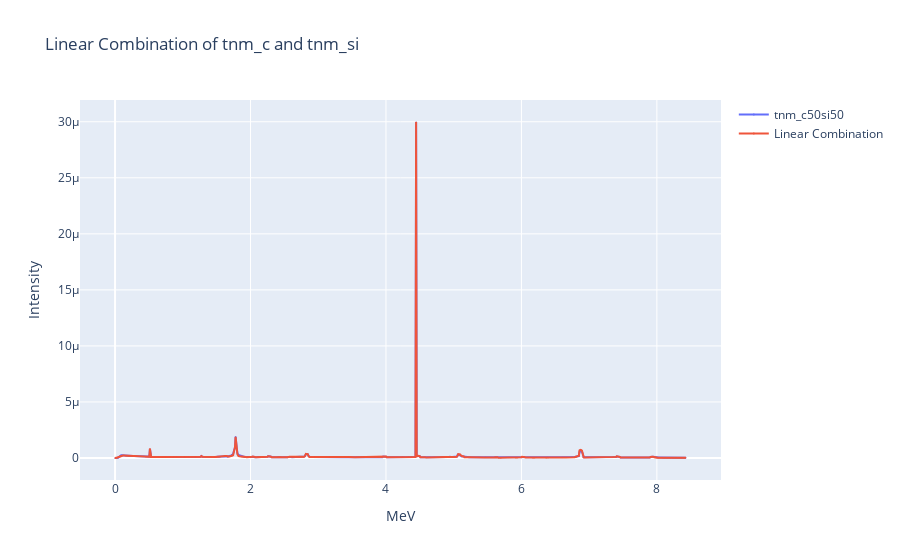

This figure's notebook cell:
### Code cell
_ = ['tnm_c', 'tnm_si', 'tnm_c50si50']
_ = [filenames.to_list().index(i) for i in _]

# assuming tnm_c50si50 is made up of 50% tnm_c and 50% tnm_si, prove this by finding the linear combination of the two using regression
# find the linear combination of tnm_c and tnm_si that best approximates tnm_c50si50
x = np.array([soil_fluxes[i][0] for i in _[:-1]])
y = soil_fluxes[filenames.to_list().index('tnm_c50si50')][0]
a, b = find_linear_combination(x, y)
a, b
print(f'Linear combination of tnm_c and tnm_si: {a} * tnm_c + {b} * tnm_si')

# plot the linear combination of tnm_c and tnm_si
fig = go.Figure()
fig.add_trace(go.Scatter(
    x=bins, 
    y=y, 
    mode='lines+markers', 
    name='tnm_c50si50',
    marker=dict(size=1),
))
fig.add_trace(go.Scatter(
    x=bins, 
    y=linear_combination(x, a, b), 
    mode='lines+markers', 
    name='Linear Combination',
    marker=dict(size=1),
))
fig.update_layout(
    title='Linear Combination of tnm_c and tnm_si',
    xaxis_title='MeV', 
    yaxis_title='Intensity'
)
fig.show()

### Figure 1 — Plotly figure (JSON) as saved in the notebook; plotly's stock layout.template omitted (floating-point values rounded to 4 significant figures; data arrays with more than 128 entries replaced by an {"elided": "..."} marker saying what was removed)
{"data": [{"marker": {"size": 1}, "mode": "lines+markers", "name": "tnm_c50si50", "type": "scatter", "x": {"elided": "935 float values"}, "y": {"elided": "935 float values"}}, {"marker": {"size": 1}, "mode": "lines+markers", "name": "Linear Combination", "type": "scatter", "x": {"elided": "935 float values"}, "y": {"elided": "935 float values"}}], "layout": {"title": {"text": "Linear Combination of tnm_c and tnm_si"}, "xaxis": {"title": {"text": "MeV"}}, "yaxis": {"title": {"text": "Intensity"}}}}
